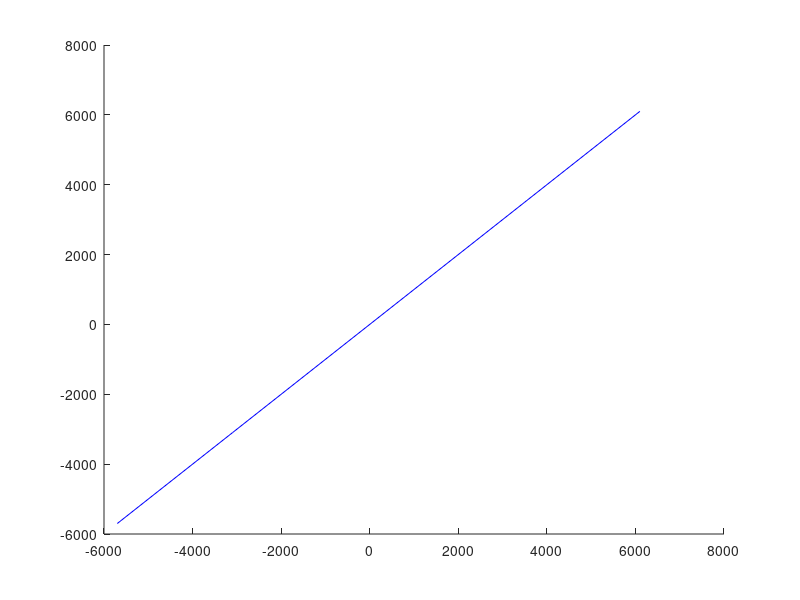

Source code (MATLAB): (Note: this script raises an error after producing the figure.)
% Laborversuch: Motorboard
% Regelungstechnik 2
% (C) 2019 W.Lindermeir, W.Zimmermann
% Hochschule Esslingen
%
% Fehler der Drehzahlmessung
%

% Tragen Sie hier Ihre Messwerte fuer nT und nE als Zeilenvektoren in aufsteigender Reihenfolge ein
% Einheit [U/min]

nT = [ 6100, 3500, -3100, -5700 ];    % <<<<<< hier Messwerte eintragen

nE = [ 6750, 3800, -3470, -6400 ];    % <<<<<< hier Messwerte eintragen

%%%%%%%%%%%%%%%%%%%%%%%%%%%%%%%%%%%%%%%%%%%%%%%%%%%%%%%%%%%%%%%%%%%%%%%%%%%%%%%%%%%%%%%%%%%%%%%%%%%%%%%%%%%%%
% Ab hier keine Veränderungen notwendig
%%%%%%%%%%%%%%%%%%%%%%%%%%%%%%%%%%%%%%%%%%%%%%%%%%%%%%%%%%%%%%%%%%%%%%%%%%%%%%%%%%%%%%%%%%%%%%%%%%%%%%%%%%%%%
clf

% Diagramm der Messwerte
plot(nT,nT,'b', nT, nE, 'rO')

% Berechnen der Steigung und des Offsets der Ausgleichsgeraden (Details siehe 'doc polyfit')
P=polyfit(nT, nE, 1);
nOfs = P(2);    % Offsetfehler in U/min --> Soll: 0
kn   = P(1);    % Steigung              --> Soll: 1.0

% Zeichnen der Ausgleichsgeraden (Details siehe 'doc polyval')
hold on
plot(nT, polyval(P, nT),'r');
hold off

txt = sprintf('Drehzahlmessung:  Steigung  kn=%6.4f (soll: 1.0)  --- Offset  nOfs=%6.0f U/min (soll: 0)\n', kn, nOfs);
title(txt)
grid minor
legend('Soll', 'Messwerte', 'Ausgleichsgerade','Location','NorthWest')
xlabel('nT')
ylabel('nE')

disp(txt)
